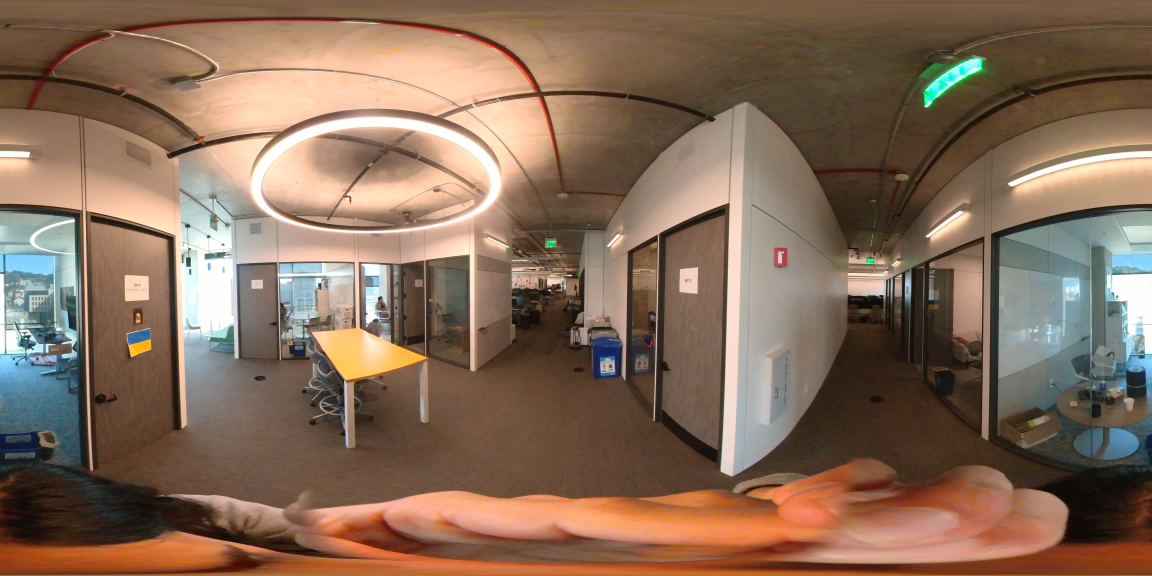
#> input picture _images/equirect_crop.jpg, 5760 x 2880 px (shown at 1/5 size)
$ python -i blur_detect_utils.py   (imports and definitions only)   (older library calls are emulated)
#> lines starting #> are read from the running program, lines starting #| are printed output that depends on the picture
""" Helper functions for computing blurriness of outputs """

import numpy as np
import cv2
import torch
import torch.nn.functional as F
from tqdm import tqdm, trange

# [18 lines left out: functions gaussian_kernel, apply_kernel, not called in this run]

def get_std_map(image:torch.Tensor,kernel_size:int=7) -> torch.Tensor:
  device = image.device
  image = (image.cpu().numpy() * 255).astype(np.uint8)
  if image.shape[2] == 3:
    image = cv2.cvtColor(image, cv2.COLOR_BGR2GRAY)
  laplacian = cv2.Laplacian(image, cv2.CV_64F)

  laplacian_abs = np.absolute(laplacian)
  # Compute local variance or standard deviation around each pixel
  local_variance_map = cv2.blur(laplacian_abs**2, (kernel_size, kernel_size)) - \
                      cv2.blur(laplacian_abs, (kernel_size, kernel_size))**2

  # The sqrt of the variance gives us the standard deviation, another measure of sharpness
  local_stddev_map = np.sqrt(local_variance_map)

  # Normalize the local standard deviation map for better visualization
  local_stddev_map_normalized = cv2.normalize(local_stddev_map, None, 0, 255, cv2.NORM_MINMAX)
  return torch.from_numpy(local_stddev_map_normalized)[:,:,None].to(device)


# [46 lines left out: functions get_svd_map, get_svd_map_3D, not called in this run]

>>> import cv2
>>> picture = cv2.imread('../../_images/equirect_crop.jpg', cv2.IMREAD_GRAYSCALE)
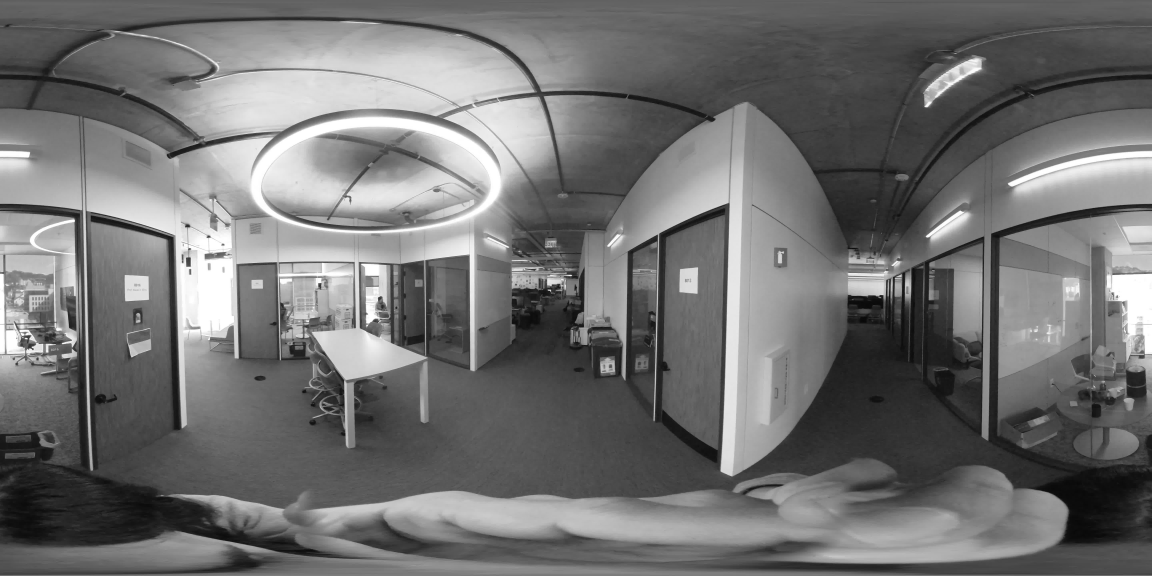
#> picture: shape (2880, 5760) (shown at 1/5 size); min 0, max 255, mean 113.7
>>> result = get_std_map(picture)
#> (the run stopped early here; a loop or call above may not have finished)
